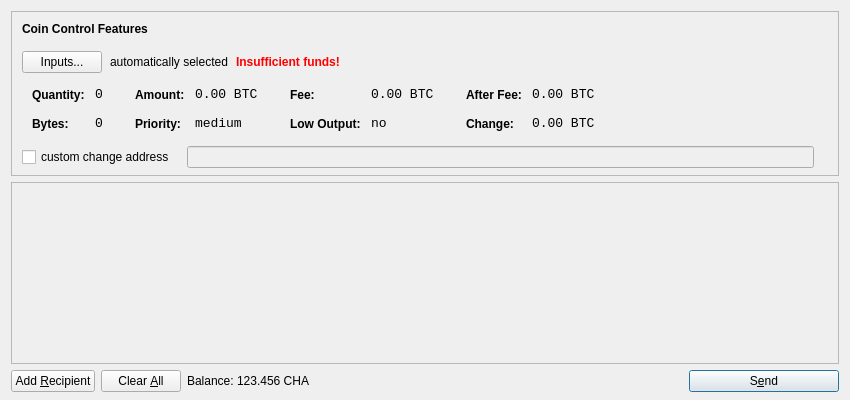
<?xml version="1.0" encoding="UTF-8"?>
<ui version="4.0">
 <class>SendCoinsDialog</class>
 <widget class="QDialog" name="SendCoinsDialog">
  <property name="geometry">
   <rect>
    <x>0</x>
    <y>0</y>
    <width>850</width>
    <height>400</height>
   </rect>
  </property>
  <property name="windowTitle">
   <string>Send Coins</string>
  </property>
  <layout class="QVBoxLayout" name="verticalLayout" stretch="0,1,0">
   <property name="bottomMargin">
    <number>8</number>
   </property>
   <item>
    <widget class="QFrame" name="frameCoinControl">
     <property name="sizePolicy">
      <sizepolicy hsizetype="Expanding" vsizetype="Expanding">
       <horstretch>0</horstretch>
       <verstretch>0</verstretch>
      </sizepolicy>
     </property>
     <property name="maximumSize">
      <size>
       <width>16777215</width>
       <height>16777215</height>
      </size>
     </property>
     <property name="frameShape">
      <enum>QFrame::StyledPanel</enum>
     </property>
     <property name="frameShadow">
      <enum>QFrame::Sunken</enum>
     </property>
     <layout class="QVBoxLayout" name="verticalLayoutCoinControl2">
      <property name="spacing">
       <number>-1</number>
      </property>
      <property name="leftMargin">
       <number>0</number>
      </property>
      <property name="topMargin">
       <number>0</number>
      </property>
      <property name="rightMargin">
       <number>0</number>
      </property>
      <property name="bottomMargin">
       <number>6</number>
      </property>
      <item>
       <layout class="QVBoxLayout" name="verticalLayoutCoinControl" stretch="0,0,0,0,1">
        <property name="spacing">
         <number>0</number>
        </property>
        <property name="leftMargin">
         <number>10</number>
        </property>
        <property name="topMargin">
         <number>10</number>
        </property>
        <item>
         <layout class="QHBoxLayout" name="horizontalLayoutCoinControl1">
          <property name="bottomMargin">
           <number>15</number>
          </property>
          <item>
           <widget class="QLabel" name="labelCoinControlFeatures">
            <property name="sizePolicy">
             <sizepolicy hsizetype="Preferred" vsizetype="Maximum">
              <horstretch>0</horstretch>
              <verstretch>0</verstretch>
             </sizepolicy>
            </property>
            <property name="font">
             <font>
              <weight>75</weight>
              <bold>true</bold>
             </font>
            </property>
            <property name="styleSheet">
             <string notr="true">font-weight:bold;</string>
            </property>
            <property name="text">
             <string>Coin Control Features</string>
            </property>
           </widget>
          </item>
         </layout>
        </item>
        <item>
         <layout class="QHBoxLayout" name="horizontalLayoutCoinControl2" stretch="0,0,0,0">
          <property name="spacing">
           <number>8</number>
          </property>
          <property name="bottomMargin">
           <number>10</number>
          </property>
          <item>
           <widget class="QPushButton" name="pushButtonCoinControl">
            <property name="styleSheet">
             <string notr="true"/>
            </property>
            <property name="text">
             <string>Inputs...</string>
            </property>
           </widget>
          </item>
          <item>
           <widget class="QLabel" name="labelCoinControlAutomaticallySelected">
            <property name="text">
             <string>automatically selected</string>
            </property>
            <property name="margin">
             <number>5</number>
            </property>
           </widget>
          </item>
          <item>
           <widget class="QLabel" name="labelCoinControlInsuffFunds">
            <property name="font">
             <font>
              <weight>75</weight>
              <bold>true</bold>
             </font>
            </property>
            <property name="styleSheet">
             <string notr="true">color:red;font-weight:bold;</string>
            </property>
            <property name="text">
             <string>Insufficient funds!</string>
            </property>
            <property name="margin">
             <number>5</number>
            </property>
           </widget>
          </item>
          <item>
           <spacer name="horizontalSpacerCoinControl">
            <property name="orientation">
             <enum>Qt::Horizontal</enum>
            </property>
            <property name="sizeHint" stdset="0">
             <size>
              <width>40</width>
              <height>1</height>
             </size>
            </property>
           </spacer>
          </item>
         </layout>
        </item>
        <item>
         <widget class="QWidget" name="widgetCoinControl" native="true">
          <property name="sizePolicy">
           <sizepolicy hsizetype="Preferred" vsizetype="Preferred">
            <horstretch>0</horstretch>
            <verstretch>0</verstretch>
           </sizepolicy>
          </property>
          <property name="minimumSize">
           <size>
            <width>0</width>
            <height>0</height>
           </size>
          </property>
          <property name="styleSheet">
           <string notr="true"/>
          </property>
          <layout class="QHBoxLayout" name="horizontalLayoutCoinControl5">
           <property name="margin">
            <number>0</number>
           </property>
           <item>
            <layout class="QHBoxLayout" name="horizontalLayoutCoinControl3" stretch="0,0,0,1">
             <property name="spacing">
              <number>20</number>
             </property>
             <property name="topMargin">
              <number>0</number>
             </property>
             <property name="bottomMargin">
              <number>10</number>
             </property>
             <item>
              <layout class="QFormLayout" name="formLayoutCoinControl1">
               <property name="horizontalSpacing">
                <number>10</number>
               </property>
               <property name="verticalSpacing">
                <number>14</number>
               </property>
               <property name="leftMargin">
                <number>10</number>
               </property>
               <property name="topMargin">
                <number>4</number>
               </property>
               <property name="rightMargin">
                <number>6</number>
               </property>
               <item row="0" column="0">
                <widget class="QLabel" name="labelCoinControlQuantityText">
                 <property name="styleSheet">
                  <string notr="true">font-weight:bold;</string>
                 </property>
                 <property name="text">
                  <string>Quantity:</string>
                 </property>
                 <property name="margin">
                  <number>0</number>
                 </property>
                </widget>
               </item>
               <item row="0" column="1">
                <widget class="QLabel" name="labelCoinControlQuantity">
                 <property name="font">
                  <font>
                   <family>Monospace</family>
                   <pointsize>10</pointsize>
                  </font>
                 </property>
                 <property name="cursor">
                  <cursorShape>IBeamCursor</cursorShape>
                 </property>
                 <property name="contextMenuPolicy">
                  <enum>Qt::ActionsContextMenu</enum>
                 </property>
                 <property name="text">
                  <string notr="true">0</string>
                 </property>
                 <property name="margin">
                  <number>0</number>
                 </property>
                 <property name="textInteractionFlags">
                  <set>Qt::LinksAccessibleByMouse|Qt::TextSelectableByKeyboard|Qt::TextSelectableByMouse</set>
                 </property>
                </widget>
               </item>
               <item row="1" column="0">
                <widget class="QLabel" name="labelCoinControlBytesText">
                 <property name="styleSheet">
                  <string notr="true">font-weight:bold;</string>
                 </property>
                 <property name="text">
                  <string>Bytes:</string>
                 </property>
                </widget>
               </item>
               <item row="1" column="1">
                <widget class="QLabel" name="labelCoinControlBytes">
                 <property name="font">
                  <font>
                   <family>Monospace</family>
                   <pointsize>10</pointsize>
                  </font>
                 </property>
                 <property name="cursor">
                  <cursorShape>IBeamCursor</cursorShape>
                 </property>
                 <property name="contextMenuPolicy">
                  <enum>Qt::ActionsContextMenu</enum>
                 </property>
                 <property name="text">
                  <string notr="true">0</string>
                 </property>
                 <property name="textInteractionFlags">
                  <set>Qt::LinksAccessibleByMouse|Qt::TextSelectableByKeyboard|Qt::TextSelectableByMouse</set>
                 </property>
                </widget>
               </item>
              </layout>
             </item>
             <item>
              <layout class="QFormLayout" name="formLayoutCoinControl2">
               <property name="horizontalSpacing">
                <number>10</number>
               </property>
               <property name="verticalSpacing">
                <number>14</number>
               </property>
               <property name="leftMargin">
                <number>6</number>
               </property>
               <property name="topMargin">
                <number>4</number>
               </property>
               <property name="rightMargin">
                <number>6</number>
               </property>
               <item row="0" column="0">
                <widget class="QLabel" name="labelCoinControlAmountText">
                 <property name="styleSheet">
                  <string notr="true">font-weight:bold;</string>
                 </property>
                 <property name="text">
                  <string>Amount:</string>
                 </property>
                 <property name="margin">
                  <number>0</number>
                 </property>
                </widget>
               </item>
               <item row="0" column="1">
                <widget class="QLabel" name="labelCoinControlAmount">
                 <property name="font">
                  <font>
                   <family>Monospace</family>
                   <pointsize>10</pointsize>
                  </font>
                 </property>
                 <property name="cursor">
                  <cursorShape>IBeamCursor</cursorShape>
                 </property>
                 <property name="contextMenuPolicy">
                  <enum>Qt::ActionsContextMenu</enum>
                 </property>
                 <property name="text">
                  <string notr="true">0.00 BTC</string>
                 </property>
                 <property name="textInteractionFlags">
                  <set>Qt::LinksAccessibleByMouse|Qt::TextSelectableByKeyboard|Qt::TextSelectableByMouse</set>
                 </property>
                </widget>
               </item>
               <item row="1" column="0">
                <widget class="QLabel" name="labelCoinControlPriorityText">
                 <property name="styleSheet">
                  <string notr="true">font-weight:bold;</string>
                 </property>
                 <property name="text">
                  <string>Priority:</string>
                 </property>
                </widget>
               </item>
               <item row="1" column="1">
                <widget class="QLabel" name="labelCoinControlPriority">
                 <property name="font">
                  <font>
                   <family>Monospace</family>
                   <pointsize>10</pointsize>
                  </font>
                 </property>
                 <property name="cursor">
                  <cursorShape>IBeamCursor</cursorShape>
                 </property>
                 <property name="contextMenuPolicy">
                  <enum>Qt::ActionsContextMenu</enum>
                 </property>
                 <property name="text">
                  <string>medium</string>
                 </property>
                 <property name="textInteractionFlags">
                  <set>Qt::LinksAccessibleByMouse|Qt::TextSelectableByKeyboard|Qt::TextSelectableByMouse</set>
                 </property>
                </widget>
               </item>
              </layout>
             </item>
             <item>
              <layout class="QFormLayout" name="formLayoutCoinControl3">
               <property name="horizontalSpacing">
                <number>10</number>
               </property>
               <property name="verticalSpacing">
                <number>14</number>
               </property>
               <property name="leftMargin">
                <number>6</number>
               </property>
               <property name="topMargin">
                <number>4</number>
               </property>
               <property name="rightMargin">
                <number>6</number>
               </property>
               <item row="0" column="0">
                <widget class="QLabel" name="labelCoinControlFeeText">
                 <property name="styleSheet">
                  <string notr="true">font-weight:bold;</string>
                 </property>
                 <property name="text">
                  <string>Fee:</string>
                 </property>
                 <property name="margin">
                  <number>0</number>
                 </property>
                </widget>
               </item>
               <item row="0" column="1">
                <widget class="QLabel" name="labelCoinControlFee">
                 <property name="font">
                  <font>
                   <family>Monospace</family>
                   <pointsize>10</pointsize>
                  </font>
                 </property>
                 <property name="cursor">
                  <cursorShape>IBeamCursor</cursorShape>
                 </property>
                 <property name="contextMenuPolicy">
                  <enum>Qt::ActionsContextMenu</enum>
                 </property>
                 <property name="text">
                  <string notr="true">0.00 BTC</string>
                 </property>
                 <property name="textInteractionFlags">
                  <set>Qt::LinksAccessibleByMouse|Qt::TextSelectableByKeyboard|Qt::TextSelectableByMouse</set>
                 </property>
                </widget>
               </item>
               <item row="1" column="0">
                <widget class="QLabel" name="labelCoinControlLowOutputText">
                 <property name="styleSheet">
                  <string notr="true">font-weight:bold;</string>
                 </property>
                 <property name="text">
                  <string>Low Output:</string>
                 </property>
                </widget>
               </item>
               <item row="1" column="1">
                <widget class="QLabel" name="labelCoinControlLowOutput">
                 <property name="font">
                  <font>
                   <family>Monospace</family>
                   <pointsize>10</pointsize>
                  </font>
                 </property>
                 <property name="cursor">
                  <cursorShape>IBeamCursor</cursorShape>
                 </property>
                 <property name="contextMenuPolicy">
                  <enum>Qt::ActionsContextMenu</enum>
                 </property>
                 <property name="text">
                  <string>no</string>
                 </property>
                 <property name="textInteractionFlags">
                  <set>Qt::LinksAccessibleByMouse|Qt::TextSelectableByKeyboard|Qt::TextSelectableByMouse</set>
                 </property>
                </widget>
               </item>
              </layout>
             </item>
             <item>
              <layout class="QFormLayout" name="formLayoutCoinControl4">
               <property name="horizontalSpacing">
                <number>10</number>
               </property>
               <property name="verticalSpacing">
                <number>14</number>
               </property>
               <property name="leftMargin">
                <number>6</number>
               </property>
               <property name="topMargin">
                <number>4</number>
               </property>
               <property name="rightMargin">
                <number>6</number>
               </property>
               <item row="0" column="0">
                <widget class="QLabel" name="labelCoinControlAfterFeeText">
                 <property name="styleSheet">
                  <string notr="true">font-weight:bold;</string>
                 </property>
                 <property name="text">
                  <string>After Fee:</string>
                 </property>
                 <property name="margin">
                  <number>0</number>
                 </property>
                </widget>
               </item>
               <item row="0" column="1">
                <widget class="QLabel" name="labelCoinControlAfterFee">
                 <property name="font">
                  <font>
                   <family>Monospace</family>
                   <pointsize>10</pointsize>
                  </font>
                 </property>
                 <property name="cursor">
                  <cursorShape>IBeamCursor</cursorShape>
                 </property>
                 <property name="contextMenuPolicy">
                  <enum>Qt::ActionsContextMenu</enum>
                 </property>
                 <property name="text">
                  <string notr="true">0.00 BTC</string>
                 </property>
                 <property name="textInteractionFlags">
                  <set>Qt::LinksAccessibleByMouse|Qt::TextSelectableByKeyboard|Qt::TextSelectableByMouse</set>
                 </property>
                </widget>
               </item>
               <item row="1" column="0">
                <widget class="QLabel" name="labelCoinControlChangeText">
                 <property name="styleSheet">
                  <string notr="true">font-weight:bold;</string>
                 </property>
                 <property name="text">
                  <string>Change:</string>
                 </property>
                </widget>
               </item>
               <item row="1" column="1">
                <widget class="QLabel" name="labelCoinControlChange">
                 <property name="font">
                  <font>
                   <family>Monospace</family>
                   <pointsize>10</pointsize>
                  </font>
                 </property>
                 <property name="cursor">
                  <cursorShape>IBeamCursor</cursorShape>
                 </property>
                 <property name="contextMenuPolicy">
                  <enum>Qt::ActionsContextMenu</enum>
                 </property>
                 <property name="text">
                  <string notr="true">0.00 BTC</string>
                 </property>
                 <property name="textInteractionFlags">
                  <set>Qt::LinksAccessibleByMouse|Qt::TextSelectableByKeyboard|Qt::TextSelectableByMouse</set>
                 </property>
                </widget>
               </item>
              </layout>
             </item>
            </layout>
           </item>
          </layout>
         </widget>
        </item>
        <item>
         <layout class="QHBoxLayout" name="horizontalLayoutCoinControl4" stretch="0,0,0">
          <property name="spacing">
           <number>12</number>
          </property>
          <property name="sizeConstraint">
           <enum>QLayout::SetDefaultConstraint</enum>
          </property>
          <property name="topMargin">
           <number>5</number>
          </property>
          <property name="rightMargin">
           <number>5</number>
          </property>
          <item>
           <widget class="QCheckBox" name="checkBoxCoinControlChange">
            <property name="text">
             <string>custom change address</string>
            </property>
           </widget>
          </item>
          <item>
           <widget class="QLineEdit" name="lineEditCoinControlChange">
            <property name="enabled">
             <bool>false</bool>
            </property>
            <property name="sizePolicy">
             <sizepolicy hsizetype="Expanding" vsizetype="Fixed">
              <horstretch>0</horstretch>
              <verstretch>0</verstretch>
             </sizepolicy>
            </property>
           </widget>
          </item>
          <item>
           <widget class="QLabel" name="labelCoinControlChangeLabel">
            <property name="sizePolicy">
             <sizepolicy hsizetype="Preferred" vsizetype="Expanding">
              <horstretch>0</horstretch>
              <verstretch>0</verstretch>
             </sizepolicy>
            </property>
            <property name="minimumSize">
             <size>
              <width>0</width>
              <height>0</height>
             </size>
            </property>
            <property name="text">
             <string/>
            </property>
            <property name="margin">
             <number>3</number>
            </property>
           </widget>
          </item>
         </layout>
        </item>
        <item>
         <spacer name="verticalSpacerCoinControl">
          <property name="orientation">
           <enum>Qt::Vertical</enum>
          </property>
          <property name="sizeHint" stdset="0">
           <size>
            <width>800</width>
            <height>1</height>
           </size>
          </property>
         </spacer>
        </item>
       </layout>
      </item>
     </layout>
    </widget>
   </item>
   <item>
    <widget class="QScrollArea" name="scrollArea">
     <property name="widgetResizable">
      <bool>true</bool>
     </property>
     <widget class="QWidget" name="scrollAreaWidgetContents">
      <property name="geometry">
       <rect>
        <x>0</x>
        <y>0</y>
        <width>830</width>
        <height>165</height>
       </rect>
      </property>
      <layout class="QVBoxLayout" name="verticalLayout_2">
       <property name="margin">
        <number>0</number>
       </property>
       <item>
        <layout class="QVBoxLayout" name="entries">
         <property name="spacing">
          <number>6</number>
         </property>
        </layout>
       </item>
       <item>
        <spacer name="verticalSpacer">
         <property name="orientation">
          <enum>Qt::Vertical</enum>
         </property>
         <property name="sizeHint" stdset="0">
          <size>
           <width>20</width>
           <height>40</height>
          </size>
         </property>
        </spacer>
       </item>
      </layout>
     </widget>
    </widget>
   </item>
   <item>
    <layout class="QHBoxLayout" name="horizontalLayout">
     <item>
      <widget class="QPushButton" name="addButton">
       <property name="toolTip">
        <string>Send to multiple recipients at once</string>
       </property>
       <property name="text">
        <string>Add &amp;Recipient</string>
       </property>
       <property name="icon">
        <iconset resource="../bitcoin.qrc">
         <normaloff>:/icons/add</normaloff>:/icons/add</iconset>
       </property>
       <property name="autoDefault">
        <bool>false</bool>
       </property>
      </widget>
     </item>
     <item>
      <widget class="QPushButton" name="clearButton">
       <property name="sizePolicy">
        <sizepolicy hsizetype="Minimum" vsizetype="Fixed">
         <horstretch>0</horstretch>
         <verstretch>0</verstretch>
        </sizepolicy>
       </property>
       <property name="toolTip">
        <string>Remove all transaction fields</string>
       </property>
       <property name="text">
        <string>Clear &amp;All</string>
       </property>
       <property name="icon">
        <iconset resource="../bitcoin.qrc">
         <normaloff>:/icons/remove</normaloff>:/icons/remove</iconset>
       </property>
       <property name="autoRepeatDelay">
        <number>300</number>
       </property>
       <property name="autoDefault">
        <bool>false</bool>
       </property>
      </widget>
     </item>
     <item>
      <layout class="QHBoxLayout" name="horizontalLayout_2">
       <property name="spacing">
        <number>3</number>
       </property>
       <item>
        <widget class="QLabel" name="label">
         <property name="text">
          <string>Balance:</string>
         </property>
        </widget>
       </item>
       <item>
        <widget class="QLabel" name="labelBalance">
         <property name="cursor">
          <cursorShape>IBeamCursor</cursorShape>
         </property>
         <property name="text">
          <string>123.456 CHA</string>
         </property>
         <property name="textInteractionFlags">
          <set>Qt::LinksAccessibleByMouse|Qt::TextSelectableByKeyboard|Qt::TextSelectableByMouse</set>
         </property>
        </widget>
       </item>
      </layout>
     </item>
     <item>
      <spacer name="horizontalSpacer">
       <property name="orientation">
        <enum>Qt::Horizontal</enum>
       </property>
       <property name="sizeHint" stdset="0">
        <size>
         <width>40</width>
         <height>20</height>
        </size>
       </property>
      </spacer>
     </item>
     <item>
      <widget class="QPushButton" name="sendButton">
       <property name="minimumSize">
        <size>
         <width>150</width>
         <height>0</height>
        </size>
       </property>
       <property name="toolTip">
        <string>Confirm the send action</string>
       </property>
       <property name="text">
        <string>S&amp;end</string>
       </property>
       <property name="icon">
        <iconset resource="../bitcoin.qrc">
         <normaloff>:/icons/send</normaloff>:/icons/send</iconset>
       </property>
       <property name="default">
        <bool>true</bool>
       </property>
      </widget>
     </item>
    </layout>
   </item>
  </layout>
 </widget>
 <resources>
  <include location="../bitcoin.qrc"/>
 </resources>
 <connections/>
</ui>
